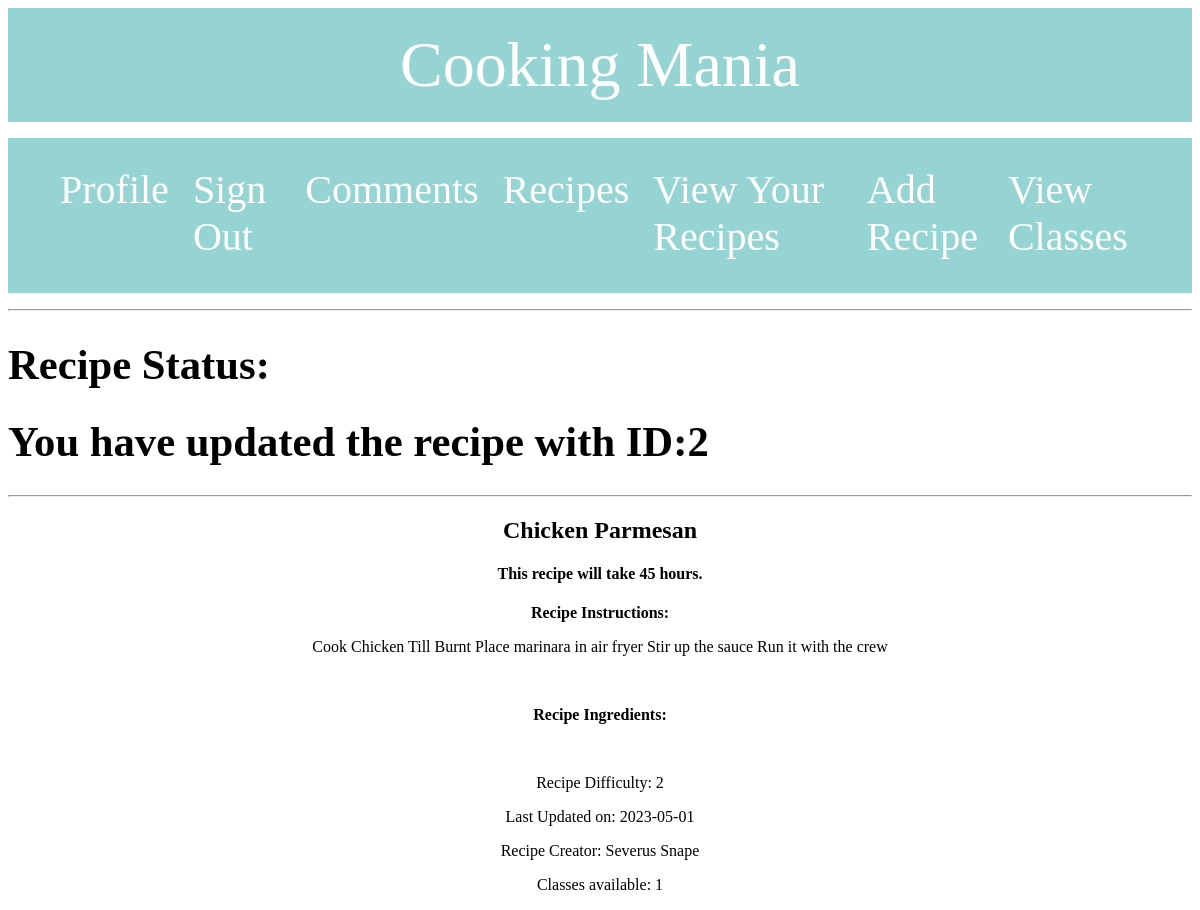
Screenshot of /edit_recipe_sql.php?recipe_id=2 (signed in) with the database file from the repository.
### tables this page shows
CREATE TABLE `recipes` (
  `Recipe_ID` int(11) NOT NULL,
  `Recipe_name` varchar(255) DEFAULT NULL,
  `Recipe_time` varchar(255) DEFAULT NULL,
  `Recipe_level` int(11) DEFAULT NULL,
  `Recipe_instructions` mediumtext DEFAULT NULL,
  `Recipe_Ingredients` text NOT NULL,
  `last_update_date` date DEFAULT NULL,
  `User_ID` int(11) DEFAULT NULL
);

CREATE TABLE `users` (
  `User_ID` int(11) NOT NULL,
  `User_type` int(11) DEFAULT NULL,
  `User_fname` varchar(255) DEFAULT NULL,
  `User_lname` varchar(255) DEFAULT NULL,
  `User_email` varchar(255) DEFAULT NULL,
  `User_phonenumber` varchar(255) DEFAULT NULL,
  `User_password` varchar(255) DEFAULT NULL
);

### edit_recipe_sql.php (the view, shortened to what this page needs)
<!DOCTYPE html>
<html lang="en">
<head>
</head>
<body>
    <?php include "navbar.php"?>
    <hr />
    <h1> Recipe Status: </h1>
    <?php
      $server_name = "localhost";
      $user_name = "root";
      $password = "";
      $database_name = "CookingMania";
      $connection = new mysqli($server_name, $user_name, $password, $database_name);
      $Recipe_ID = ($_REQUEST['recipe_id']);
      $user_type = $_SESSION['User_type'];
      if( $user_type != 3){
        Print '<h1>'.' You have updated the recipe with ID:'. $Recipe_ID. ' </h1>';
        $result = mysqli_query($connection, "SELECT * FROM Recipes WHERE Recipe_ID=$Recipe_ID");
        $recipe = mysqli_fetch_array($result);
        Print '<hr />';
        Print '<h2 align="center">'. $recipe['Recipe_name'] . "</h2>";
        Print '<h4 align="center">'. "This recipe will take " . $recipe["Recipe_time"]. " hours. ". "</h4>";
        Print '<p align="center"  > <b>'. " Recipe Instructions: ". "</b></p>";
        Print '<p align="center" style="width: 100%">'. $recipe["Recipe_instructions"]. "</p>";
        Print "<br />";
        Print '<p align="center"  > <b>'. " Recipe Ingredients: ". "</b></p>";
        Print "<br />";
        Print '<p align="center">'. "Recipe Difficulty: ". $recipe["Recipe_level"].'</p>';
        Print '<p align="center">'. "Last Updated on: ". $recipe["last_update_date"].'</p>';
        $name = mysqli_query($connection, "SELECT * FROM Users WHERE User_ID = ".$recipe["User_ID"]." ");
        $name_res = mysqli_fetch_array($name);
        Print '<p align="center">'. "Recipe Creator: ". $name_res["User_fname"]. " ".$name_res["User_lname"] .'</p>';
        $class = mysqli_query($connection, "SELECT * FROM Classes WHERE Recipe_ID = ".$recipe["Recipe_ID"]." ");
        $class_num = mysqli_num_rows($class);
        Print '<p align="center">'. "Classes available: ". $class_num .'</p>';
      }
      else{
        Print '<h1>'.' You do not have permissions to make recipes.'. ' </h1>';
      }
      ?>
  </body>

### css/styles.css (style rules this page uses)
* { font-family: "Comic Sans MS"; caret-color: transparent; }
h1 { font-size: 32pt; }

### rows the page displays
recipes: Recipe_name "Chicken Parmesan", Recipe_time "45", Recipe_instructions "Cook Chicken Till Burnt Place marinara in air fryer Stir up the sauce Run it with the crew", Recipe_level "2", last_update_date "2023-05-01"
users: User_fname "Severus", User_lname "Snape"

### other values shown
$Recipe_ID "2"
$class_num "1"
